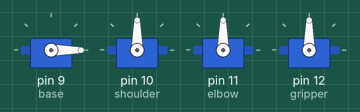
Recording of a sketch running on a simulated Arduino Uno, built with avr-gcc and run on an emulated ATmega328P. Shown: 4 × servo.

Above: at 0.05 s.
At 1.75 s:
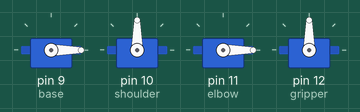
At 2.6 s:
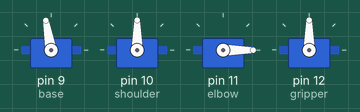
At 3.5 s:
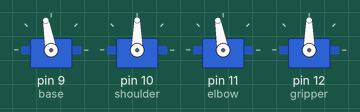
At 5.25 s:
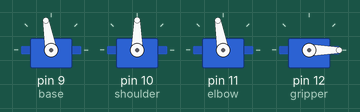
At 7.0 s:
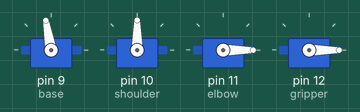
Timing chart, 0 to 9.1 s (numbered marks = the images above):
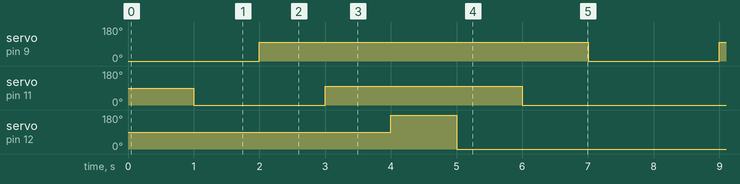

Measured:
- by itself, servo on pin 9 (base): alternates 100° for 5.0 s and 0° for 2.0 s
- by itself, servo on pin 11 (elbow): repeats every 7.0 s: 100° 3.0 s, 0° 4.0 s
- by itself, servo on pin 12 (gripper): alternates 180° for 1.0 s and 0° for 6.0 s

The sketch:

test.ino
```cpp
#include<Servo.h>
#define base 9
#define shoulder 10
#define elbow 11
#define gripper 12

Servo s1;
Servo s2;
Servo s3;
Servo s4;

void setup()
{
Serial.begin(9600);
s1.attach(base);
s2.attach(shoulder);
s3.attach(elbow);
s4.attach(gripper);

}
void loop()
{

s1.write(0);
delay(1000);
s3.write(0);
delay(1000);
s1.write(100);
delay(1000);
s3.write(100);
delay(1000);
s4.write(180);
delay(1000);
s4.write(0);

delay(1000);
s3.write(0);
delay(1000);


}
```
